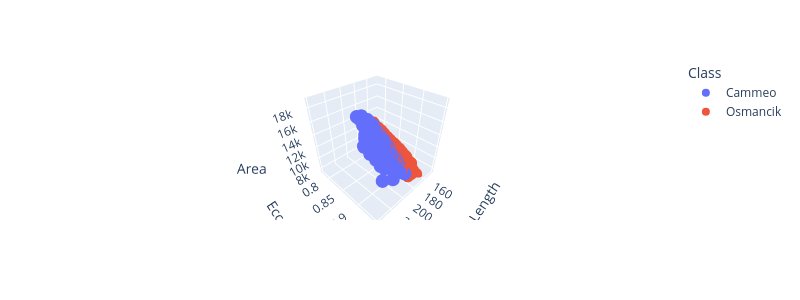

The cell this chart's notebook holds for it:
### Code cell
#@title Plot three features in 3D by entering their names and running this cell

x_axis_data = 'Major_Axis_Length'  
y_axis_data = 'Eccentricity'  
z_axis_data = 'Area'  

px.scatter_3d(
    rice_data,
    x=x_axis_data,
    y=y_axis_data,
    z=z_axis_data,
    color="Class",
    height=300,
    width=800,
    

).show()

### Figure 1 — Plotly figure (JSON) as saved in the notebook; plotly's stock layout.template omitted (floating-point values rounded to 4 significant figures; data arrays with more than 128 entries replaced by an {"elided": "..."} marker saying what was removed)
{"data": [{"hovertemplate": "Class=Cammeo<br>Major_Axis_Length=%{x}<br>Eccentricity=%{y}<br>Area=%{z}<extra></extra>", "legendgroup": "Cammeo", "marker": {"color": "#636efa", "symbol": "circle"}, "mode": "markers", "name": "Cammeo", "scene": "scene", "showlegend": true, "type": "scatter3d", "x": {"elided": "1630 float values"}, "y": {"elided": "1630 float values"}, "z": {"elided": "1630 int values"}}, {"hovertemplate": "Class=Osmancik<br>Major_Axis_Length=%{x}<br>Eccentricity=%{y}<br>Area=%{z}<extra></extra>", "legendgroup": "Osmancik", "marker": {"color": "#EF553B", "symbol": "circle"}, "mode": "markers", "name": "Osmancik", "scene": "scene", "showlegend": true, "type": "scatter3d", "x": {"elided": "2180 float values"}, "y": {"elided": "2180 float values"}, "z": {"elided": "2180 int values"}}], "layout": {"height": 300, "legend": {"title": {"text": "Class"}, "tracegroupgap": 0}, "margin": {"t": 60}, "scene": {"domain": {"x": [0, 1], "y": [0, 1]}, "xaxis": {"title": {"text": "Major_Axis_Length"}}, "yaxis": {"title": {"text": "Eccentricity"}}, "zaxis": {"title": {"text": "Area"}}}, "width": 800}}
